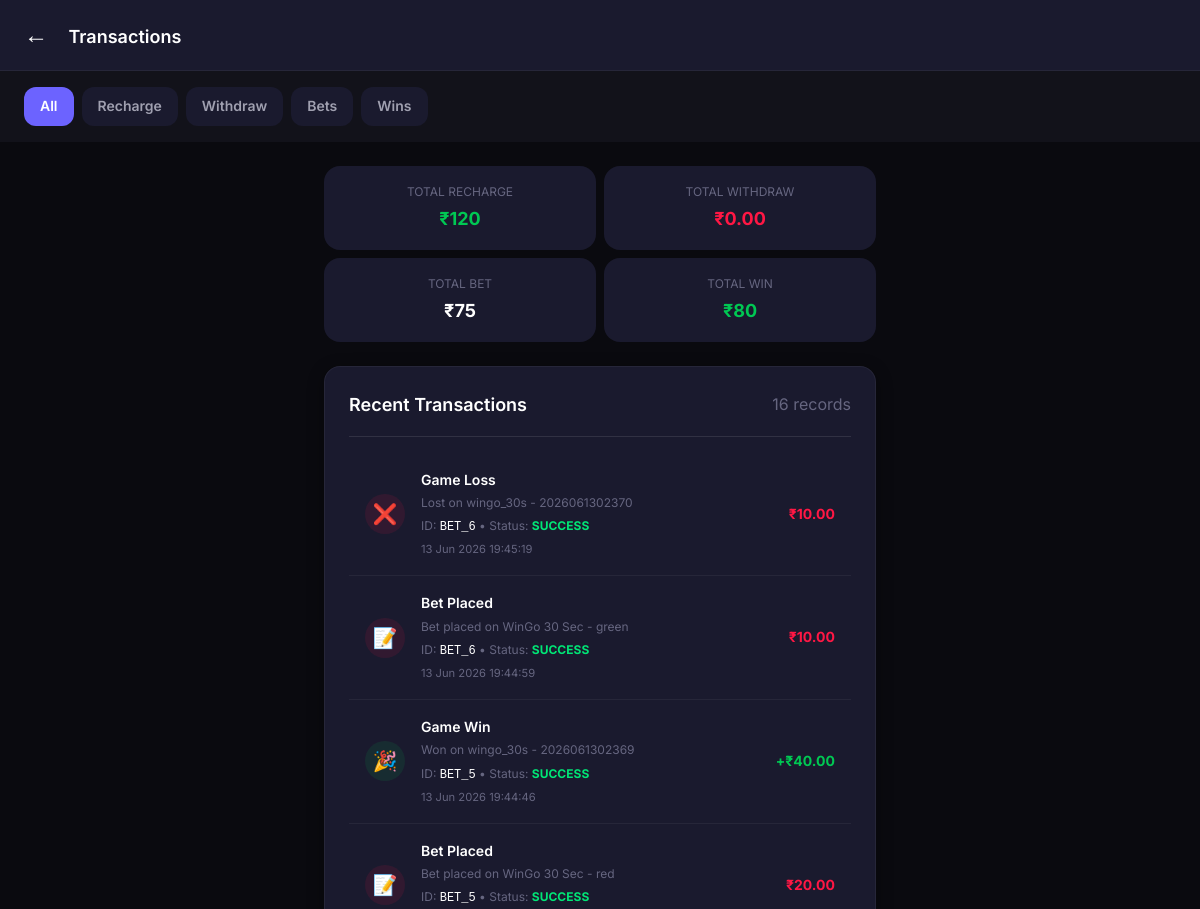
Page /wallet/transactions/ (signed in, upper part) on the earlier database version.
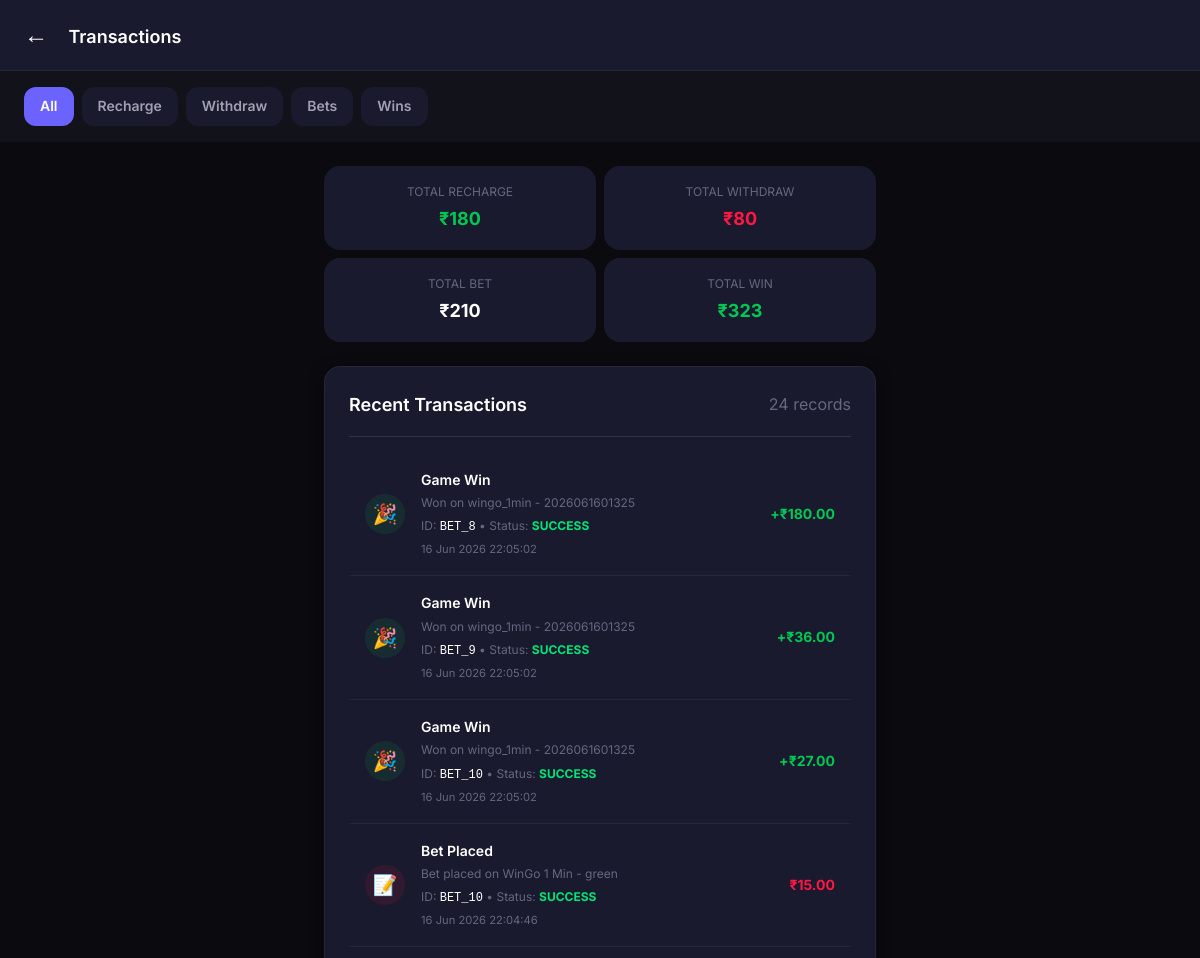
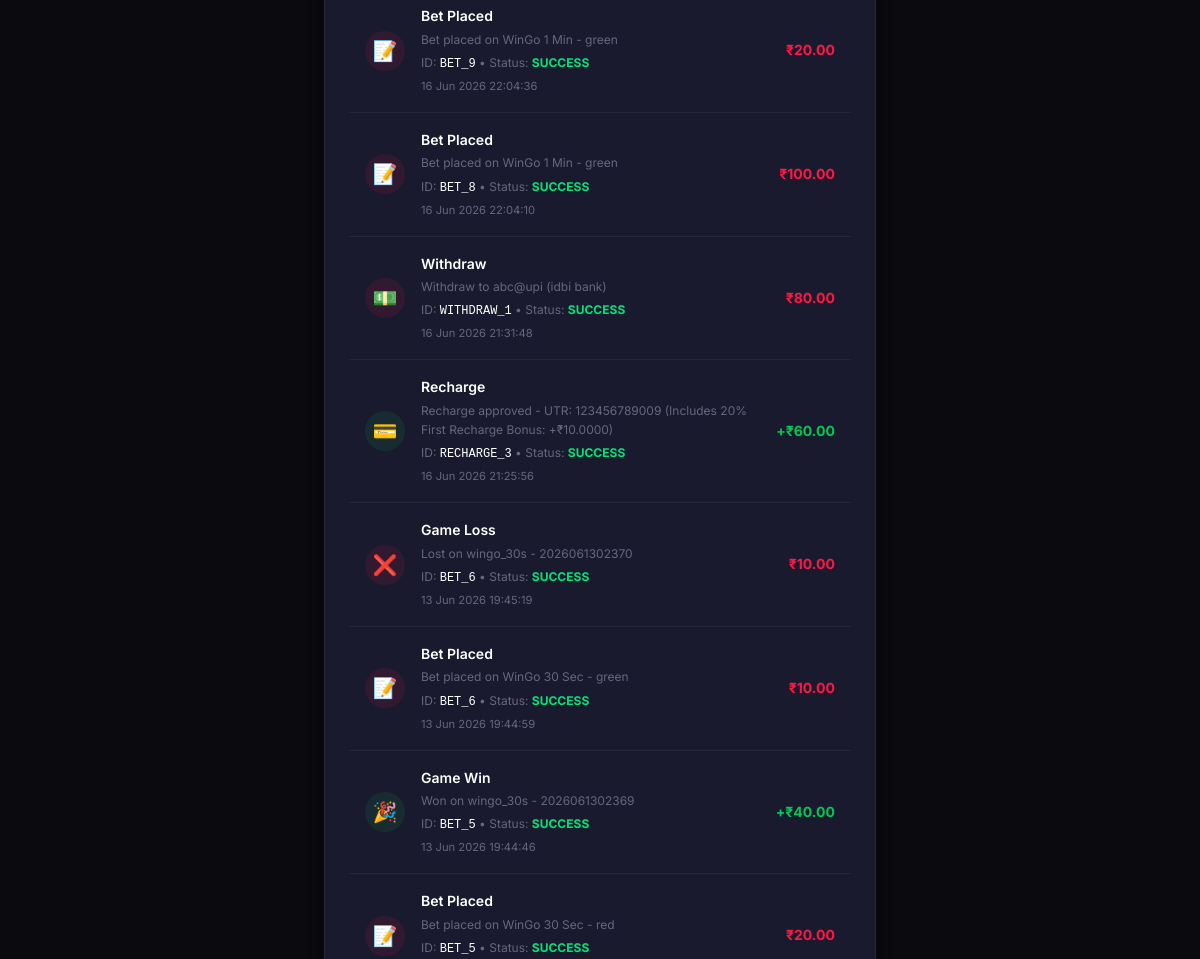
Same page on the later database version (2 pictures, top to bottom).
### wallet/models.py (models this page shows, shortened)
class Transaction(models.Model):
    TRANSACTION_TYPE_CHOICES = [
        ('recharge', 'Recharge'),
        ('recharge_failed', 'Recharge Failed'),
        ('withdraw', 'Withdraw'),
        ('withdraw_rejected', 'Withdraw Rejected'),
        ('bet', 'Bet Placed'),
        ('win', 'Game Win'),
        ('lose', 'Game Loss'),
        ('referral_bonus', 'Referral Bonus'),
        ('signup_bonus', 'Signup Bonus'),
        ('transfer', 'Wallet Transfer'),
        ('adjustment', 'Balance Adjustment'),
    ]
    STATUS_CHOICES = [
        ('pending', 'Pending'),
        ('completed', 'Completed'),
        ('success', 'Success'),
        ('failed', 'Failed'),
    ]
    user = models.ForeignKey(settings.AUTH_USER_MODEL, on_delete=models.CASCADE, related_name='transactions')
    transaction_type = models.CharField(max_length=20, choices=TRANSACTION_TYPE_CHOICES)
    amount = models.DecimalField(max_digits=10, decimal_places=2)
    wallet_type = models.CharField(max_length=20, choices=[
        ('deposit', 'Deposit'),
        ('winning', 'Winning'),
        ('bonus', 'Bonus'),
    ], null=True, blank=True)
    status = models.CharField(max_length=20, choices=STATUS_CHOICES, default='completed')
    description = models.TextField(blank=True)
    reference_id = models.CharField(max_length=100, blank=True)
    balance_after = models.DecimalField(max_digits=12, decimal_places=2, null=True, blank=True)
    created_at = models.DateTimeField(auto_now_add=True)
    @property
    def display_status(self):
        if self.status == 'completed':
            return 'success'
        return self.status
    @property
    def transaction_id(self):
        return self.reference_id or f"TXN{self.id:06d}"
    class Meta:
        ordering = ['-created_at']
        verbose_name_plural = 'Transactions'

### wallet/views.py (the view)
# urls.py: path('transactions/', views.transaction_history, name='transaction_history'),
@login_required
def transaction_history(request):
    transaction_type = request.GET.get('type', '')
    all_transactions = Transaction.objects.filter(user=request.user)
    summary = {
        'total_recharge': all_transactions.filter(transaction_type='recharge').aggregate(total=Sum('amount'))['total'] or 0,
        'total_withdraw': all_transactions.filter(transaction_type='withdraw').aggregate(total=Sum('amount'))['total'] or 0,
        'total_bet': all_transactions.filter(transaction_type='bet').aggregate(total=Sum('amount'))['total'] or 0,
        'total_win': all_transactions.filter(transaction_type='win').aggregate(total=Sum('amount'))['total'] or 0,
    }
    transactions = all_transactions
    if transaction_type:
        transactions = transactions.filter(transaction_type=transaction_type)
    transactions = transactions.order_by('-created_at')[:100]
    context = {
        'transactions': transactions,
        'summary': summary,
        'transaction_types': Transaction.TRANSACTION_TYPE_CHOICES,
    }
    return render(request, 'wallet/transaction_history.html', context)

### core/context_processors.py (called while the page is built)
def site_settings(request):
    return {
        'SITE_NAME': 'Color Prediction',
        'SITE_SETTING': {
            'admin_upi': getattr(settings, 'ADMIN_UPI', 'Not configured'),
            'admin_qr': getattr(settings, 'ADMIN_QR', ''),
        },
        'GAME_SETTINGS': settings.GAME_SETTINGS,
    }

### templates/wallet/transaction_history.html (shortened to what the changed rows need)
{% extends 'base/base.html' %}
{% load static %}
{% block content %}
<div class="app-container">
    <main class="main-content">
        <div class="summary-grid">
            <div class="summary-card">
                <div class="summary-label">Total Recharge</div>
                <div class="summary-value positive">₹{{ summary.total_recharge|default:"0.00" }}</div>
            </div>
            <div class="summary-card">
                <div class="summary-label">Total Withdraw</div>
                <div class="summary-value negative">₹{{ summary.total_withdraw|default:"0.00" }}</div>
            </div>
            <div class="summary-card">
                <div class="summary-label">Total Bet</div>
                <div class="summary-value">₹{{ summary.total_bet|default:"0.00" }}</div>
            </div>
            <div class="summary-card">
                <div class="summary-label">Total Win</div>
                <div class="summary-value positive">₹{{ summary.total_win|default:"0.00" }}</div>
            </div>
        </div>
        {% if transactions %}
        <div class="card mt-3">
            <div class="card-header">
                <span class="card-title">Recent Transactions</span>
                <span class="text-muted">{{ transactions.count }} records</span>
            </div>
            <div class="card-body" style="padding: 0;">
                {% for tx in transactions %}
                <div class="transaction-item">
                    <div class="tx-icon {% if tx.transaction_type in 'recharge,win,referral_bonus,signup_bonus' %}positive{% else %}negative{% endif %}">
                        {% if tx.transaction_type == 'recharge' %}💳
                        {% elif tx.transaction_type == 'withdraw' %}💵
                        {% elif tx.transaction_type == 'bet' %}📝
                        {% elif tx.transaction_type == 'win' %}🎉
                        {% elif tx.transaction_type == 'lose' %}❌
                        {% elif tx.transaction_type == 'referral_bonus' %}🎁
                        {% elif tx.transaction_type == 'signup_bonus' %}🎁
                        {% elif tx.transaction_type == 'transfer' %}🔄
                        {% else %}💰{% endif %}
                    </div>
                    <div class="tx-info">
                        <div class="tx-title">{{ tx.get_transaction_type_display }}</div>
                        <div class="tx-subtitle">{{ tx.description }}</div>
                        <div style="font-size: 0.75rem; color: var(--text-muted); margin-top: 4px;">
                            ID: <code style="color: var(--text-primary);">{{ tx.transaction_id }}</code> • Status:
                            <span style="font-weight: 700; color: {% if tx.display_status == 'success' %}#00E676{% else %}#FF1744{% endif %}; text-transform: uppercase;">
                                {{ tx.display_status }}
                            </span>
                        </div>
                        <div class="tx-date" style="margin-top: 4px;">{{ tx.created_at|date:"d M Y H:i:s" }}</div>
                    </div>
                    <div class="tx-amount {% if tx.transaction_type in 'recharge,win,referral_bonus,signup_bonus' %}positive{% else %}negative{% endif %}">
                        {% if tx.transaction_type in 'recharge,win,referral_bonus,signup_bonus' %}+{% endif %}₹{{ tx.amount }}
                    </div>
                </div>
                {% endfor %}
            </div>
        </div>
        {% else %}
        <div class="empty-state">
            <div class="empty-state-icon">📭</div>
            <div class="empty-state-title">No transactions yet</div>
            <div class="empty-state-subtitle">Your transaction history will appear here</div>
        </div>
        {% endif %}
    </main>
</div>
{% endblock %}

Differences in the rows shown:
added Transaction: transaction_type "Game Win", description "Won on wingo_1min - 2026061601325", transaction_id "BET_8", display_status "SUCCESS", created_at "16 Jun 2026 22:05:02", amount "180.00"
added Transaction: transaction_type "Game Win", description "Won on wingo_1min - 2026061601325", transaction_id "BET_9", display_status "SUCCESS", created_at "16 Jun 2026 22:05:02", amount "36.00"
added Transaction: transaction_type "Game Win", description "Won on wingo_1min - 2026061601325", transaction_id "BET_10", display_status "SUCCESS", created_at "16 Jun 2026 22:05:02", amount "27.00"
added Transaction: transaction_type "Bet Placed", description "Bet placed on WinGo 1 Min - green", transaction_id "BET_10", display_status "SUCCESS", created_at "16 Jun 2026 22:04:46", amount "15.00"
added Transaction: transaction_type "Bet Placed", description "Bet placed on WinGo 1 Min - green", transaction_id "BET_9", display_status "SUCCESS", created_at "16 Jun 2026 22:04:36", amount "20.00"
added Transaction: transaction_type "Bet Placed", description "Bet placed on WinGo 1 Min - green", transaction_id "BET_8", display_status "SUCCESS", created_at "16 Jun 2026 22:04:10", amount "100.00"
added Transaction: transaction_type "Withdraw", description "Withdraw to abc@upi (idbi bank)", transaction_id "WITHDRAW_1", display_status "SUCCESS", created_at "16 Jun 2026 21:31:48", amount "80.00"
added Transaction: transaction_type "Recharge", description "Recharge approved - UTR: 123456789009 (Includes 20% First Recharge Bonus: +₹10.0000)", transaction_id "RECHARGE_3", display_status "SUCCESS", created_at "16 Jun 2026 21:25:56", amount "60.00"
Other differences:
{{ summary.total_recharge|default:"0.00" }}: "120" → "180"
{{ summary.total_withdraw|default:"0.00" }}: "0.00" → "80"
{{ summary.total_bet|default:"0.00" }}: "75" → "210"
{{ summary.total_win|default:"0.00" }}: "80" → "323"
{{ transactions.count }}: "16" → "24"
